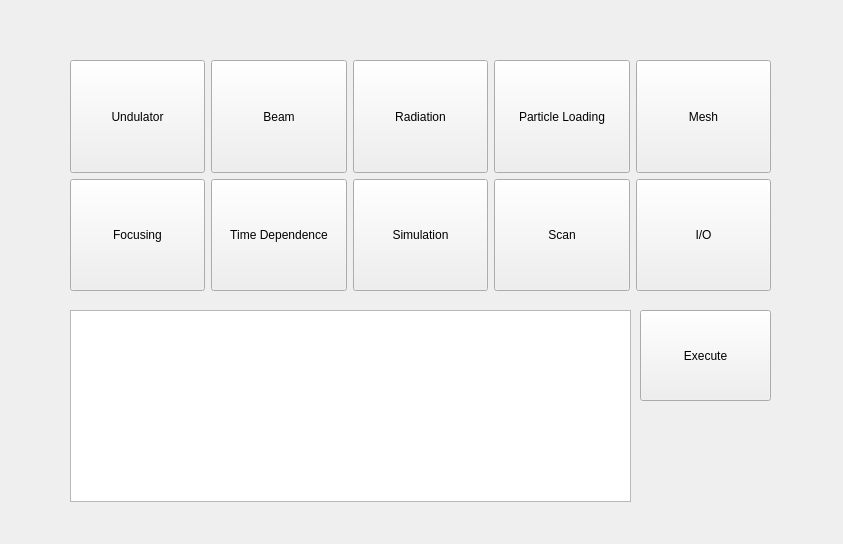
<?xml version="1.0" encoding="UTF-8"?>
<ui version="4.0">
 <class>genesis</class>
 <widget class="QWidget" name="genesis">
  <property name="geometry">
   <rect>
    <x>0</x>
    <y>0</y>
    <width>843</width>
    <height>544</height>
   </rect>
  </property>
  <property name="windowTitle">
   <string>Form</string>
  </property>
  <widget class="QWidget" name="gridLayoutWidget">
   <property name="geometry">
    <rect>
     <x>70</x>
     <y>60</y>
     <width>701</width>
     <height>231</height>
    </rect>
   </property>
   <layout class="QGridLayout" name="gridLayout">
    <property name="sizeConstraint">
     <enum>QLayout::SetNoConstraint</enum>
    </property>
    <item row="1" column="2">
     <widget class="QPushButton" name="simulation">
      <property name="sizePolicy">
       <sizepolicy hsizetype="Minimum" vsizetype="MinimumExpanding">
        <horstretch>0</horstretch>
        <verstretch>0</verstretch>
       </sizepolicy>
      </property>
      <property name="text">
       <string>Simulation</string>
      </property>
     </widget>
    </item>
    <item row="1" column="1">
     <widget class="QPushButton" name="time">
      <property name="sizePolicy">
       <sizepolicy hsizetype="Minimum" vsizetype="MinimumExpanding">
        <horstretch>0</horstretch>
        <verstretch>0</verstretch>
       </sizepolicy>
      </property>
      <property name="text">
       <string>Time Dependence</string>
      </property>
     </widget>
    </item>
    <item row="0" column="0">
     <widget class="QPushButton" name="undulator">
      <property name="sizePolicy">
       <sizepolicy hsizetype="Minimum" vsizetype="MinimumExpanding">
        <horstretch>0</horstretch>
        <verstretch>0</verstretch>
       </sizepolicy>
      </property>
      <property name="text">
       <string>Undulator</string>
      </property>
     </widget>
    </item>
    <item row="0" column="2">
     <widget class="QPushButton" name="radiation">
      <property name="sizePolicy">
       <sizepolicy hsizetype="Minimum" vsizetype="MinimumExpanding">
        <horstretch>0</horstretch>
        <verstretch>0</verstretch>
       </sizepolicy>
      </property>
      <property name="text">
       <string>Radiation</string>
      </property>
     </widget>
    </item>
    <item row="0" column="1">
     <widget class="QPushButton" name="beam">
      <property name="sizePolicy">
       <sizepolicy hsizetype="Minimum" vsizetype="MinimumExpanding">
        <horstretch>0</horstretch>
        <verstretch>0</verstretch>
       </sizepolicy>
      </property>
      <property name="text">
       <string>Beam</string>
      </property>
     </widget>
    </item>
    <item row="0" column="3">
     <widget class="QPushButton" name="particle">
      <property name="sizePolicy">
       <sizepolicy hsizetype="Minimum" vsizetype="MinimumExpanding">
        <horstretch>0</horstretch>
        <verstretch>0</verstretch>
       </sizepolicy>
      </property>
      <property name="text">
       <string>Particle Loading</string>
      </property>
     </widget>
    </item>
    <item row="1" column="0">
     <widget class="QPushButton" name="focus">
      <property name="sizePolicy">
       <sizepolicy hsizetype="Minimum" vsizetype="MinimumExpanding">
        <horstretch>0</horstretch>
        <verstretch>0</verstretch>
       </sizepolicy>
      </property>
      <property name="text">
       <string>Focusing</string>
      </property>
     </widget>
    </item>
    <item row="1" column="3">
     <widget class="QPushButton" name="scan">
      <property name="sizePolicy">
       <sizepolicy hsizetype="Minimum" vsizetype="MinimumExpanding">
        <horstretch>0</horstretch>
        <verstretch>0</verstretch>
       </sizepolicy>
      </property>
      <property name="text">
       <string>Scan</string>
      </property>
     </widget>
    </item>
    <item row="1" column="4">
     <widget class="QPushButton" name="io">
      <property name="sizePolicy">
       <sizepolicy hsizetype="Minimum" vsizetype="MinimumExpanding">
        <horstretch>0</horstretch>
        <verstretch>0</verstretch>
       </sizepolicy>
      </property>
      <property name="text">
       <string>I/O</string>
      </property>
     </widget>
    </item>
    <item row="0" column="4">
     <widget class="QPushButton" name="mesh">
      <property name="sizePolicy">
       <sizepolicy hsizetype="Minimum" vsizetype="MinimumExpanding">
        <horstretch>0</horstretch>
        <verstretch>0</verstretch>
       </sizepolicy>
      </property>
      <property name="text">
       <string>Mesh</string>
      </property>
     </widget>
    </item>
   </layout>
  </widget>
  <widget class="QGraphicsView" name="graphicsView">
   <property name="geometry">
    <rect>
     <x>70</x>
     <y>310</y>
     <width>561</width>
     <height>192</height>
    </rect>
   </property>
  </widget>
  <widget class="QPushButton" name="cute">
   <property name="geometry">
    <rect>
     <x>640</x>
     <y>310</y>
     <width>131</width>
     <height>91</height>
    </rect>
   </property>
   <property name="text">
    <string>Execute</string>
   </property>
  </widget>
 </widget>
 <resources/>
 <connections/>
</ui>
